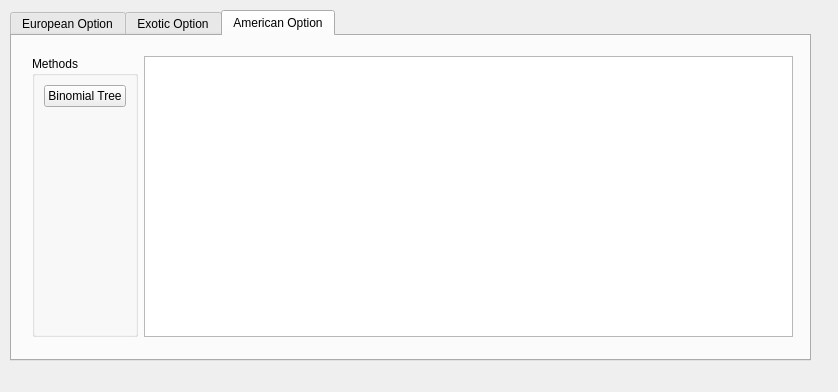
<?xml version="1.0" encoding="UTF-8"?>
<ui version="4.0">
 <class>MainInterface</class>
 <widget class="QMainWindow" name="MainInterface">
  <property name="geometry">
   <rect>
    <x>0</x>
    <y>0</y>
    <width>838</width>
    <height>392</height>
   </rect>
  </property>
  <property name="windowTitle">
   <string>Option Pricer</string>
  </property>
  <widget class="QWidget" name="centralwidget">
   <widget class="QTabWidget" name="americanTab">
    <property name="geometry">
     <rect>
      <x>10</x>
      <y>10</y>
      <width>801</width>
      <height>351</height>
     </rect>
    </property>
    <property name="currentIndex">
     <number>2</number>
    </property>
    <widget class="QWidget" name="tab">
     <attribute name="title">
      <string>European Option</string>
     </attribute>
     <widget class="QGroupBox" name="groupBox">
      <property name="geometry">
       <rect>
        <x>20</x>
        <y>20</y>
        <width>104</width>
        <height>71</height>
       </rect>
      </property>
      <property name="title">
       <string>Methods</string>
      </property>
      <layout class="QVBoxLayout" name="verticalLayout">
       <item>
        <widget class="QPushButton" name="pushButton">
         <property name="text">
          <string>GBM</string>
         </property>
        </widget>
       </item>
      </layout>
     </widget>
     <widget class="QTextEdit" name="MCResults">
      <property name="geometry">
       <rect>
        <x>140</x>
        <y>20</y>
        <width>601</width>
        <height>261</height>
       </rect>
      </property>
     </widget>
    </widget>
    <widget class="QWidget" name="tab_3">
     <attribute name="title">
      <string>Exotic Option</string>
     </attribute>
     <widget class="QGroupBox" name="groupBox_2">
      <property name="geometry">
       <rect>
        <x>22</x>
        <y>22</y>
        <width>104</width>
        <height>71</height>
       </rect>
      </property>
      <property name="title">
       <string>Methods</string>
      </property>
      <layout class="QVBoxLayout" name="verticalLayout_2">
       <item>
        <widget class="QPushButton" name="ExoticGbmBtn">
         <property name="text">
          <string>GBM</string>
         </property>
        </widget>
       </item>
      </layout>
     </widget>
     <widget class="QTextEdit" name="MCExoticResults">
      <property name="geometry">
       <rect>
        <x>132</x>
        <y>22</y>
        <width>641</width>
        <height>281</height>
       </rect>
      </property>
     </widget>
    </widget>
    <widget class="QWidget" name="tab_4">
     <attribute name="title">
      <string>American Option</string>
     </attribute>
     <widget class="QWidget" name="layoutWidget">
      <property name="geometry">
       <rect>
        <x>20</x>
        <y>20</y>
        <width>761</width>
        <height>281</height>
       </rect>
      </property>
      <layout class="QHBoxLayout" name="horizontalLayout">
       <item>
        <widget class="QGroupBox" name="groupBox_3">
         <property name="title">
          <string>Methods</string>
         </property>
         <layout class="QVBoxLayout" name="verticalLayout_3">
          <item>
           <widget class="QPushButton" name="btnTree">
            <property name="text">
             <string>Binomial Tree</string>
            </property>
           </widget>
          </item>
          <item>
           <spacer name="verticalSpacer">
            <property name="orientation">
             <enum>Qt::Vertical</enum>
            </property>
            <property name="sizeHint" stdset="0">
             <size>
              <width>20</width>
              <height>40</height>
             </size>
            </property>
           </spacer>
          </item>
         </layout>
        </widget>
       </item>
       <item>
        <widget class="QTextEdit" name="AmericanResults"/>
       </item>
      </layout>
     </widget>
    </widget>
   </widget>
  </widget>
 </widget>
 <resources/>
 <connections/>
</ui>
